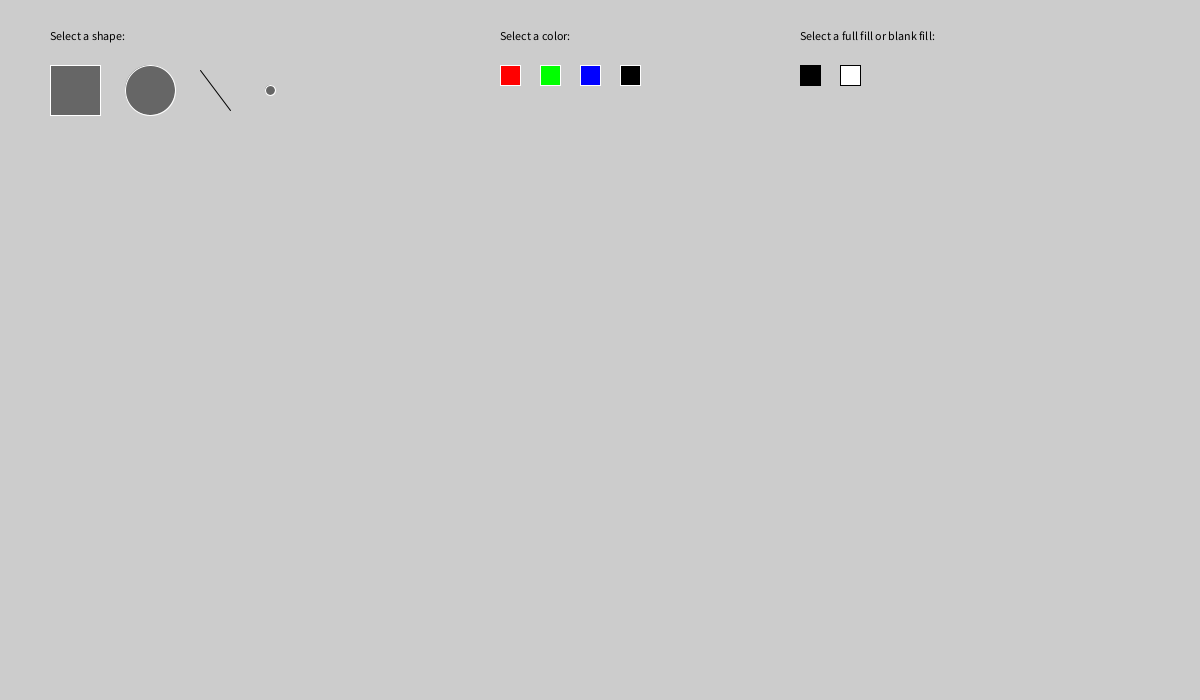
Frame 1 (no input)
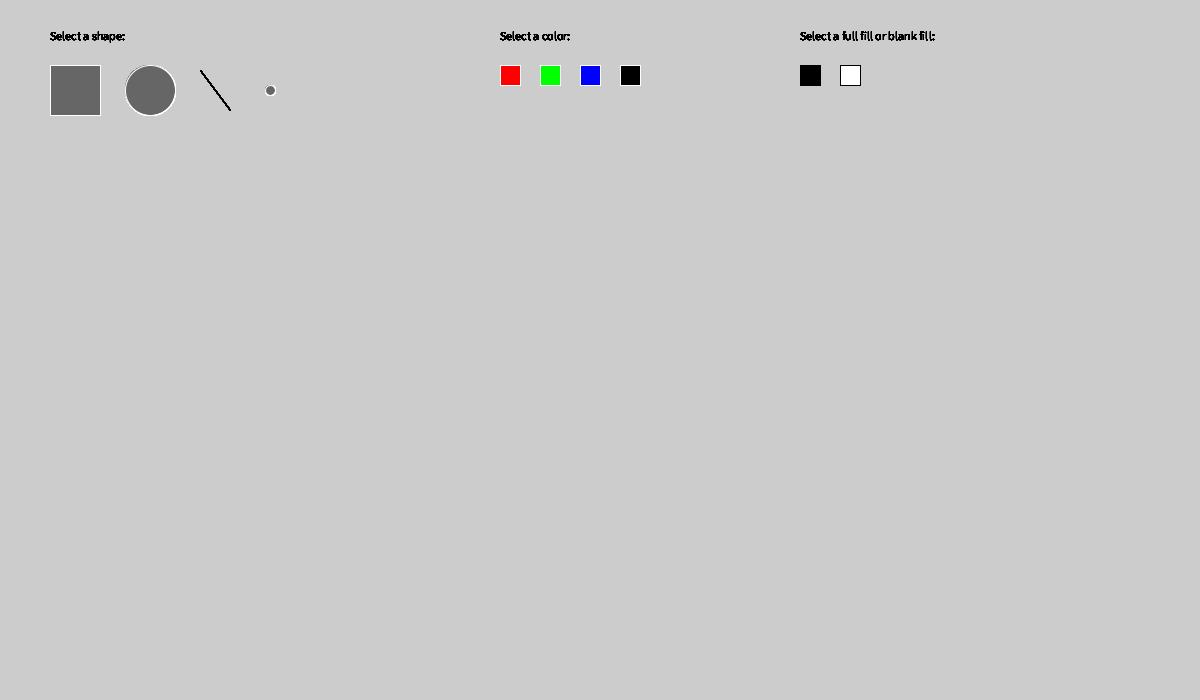
Frame 60 (the mouse pressed at the canvas centre just before this capture)
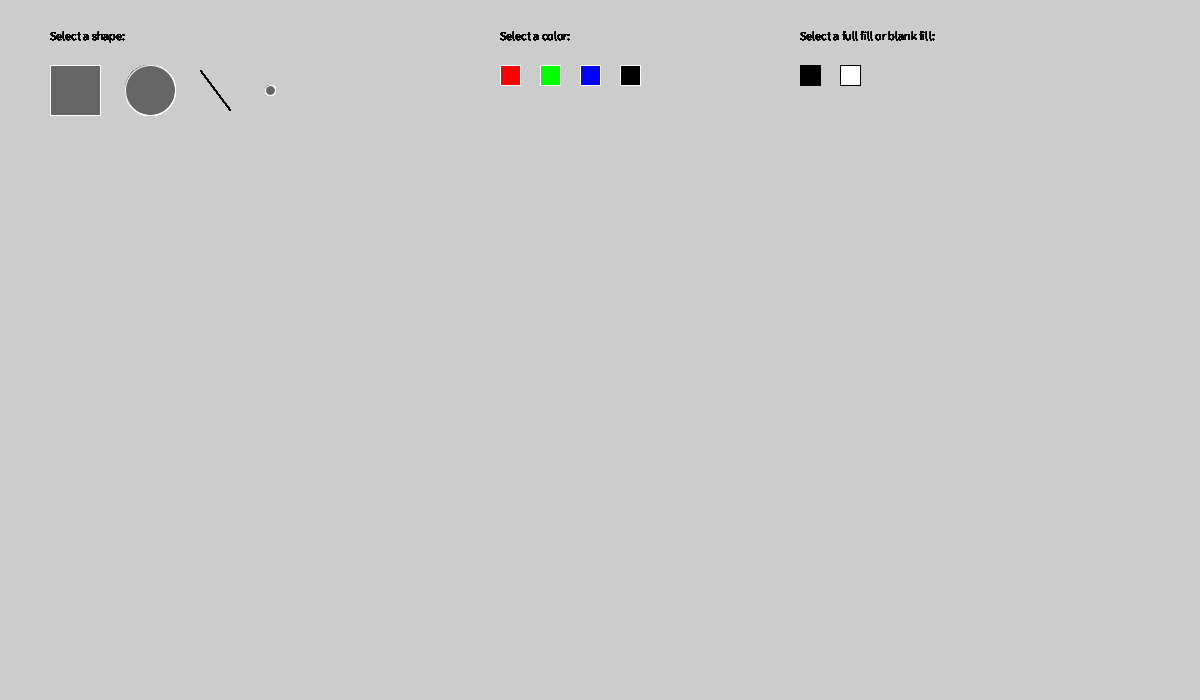
Frame 120 (the mouse held since frame 60 and released just before this capture)

The Processing sketch that drew these frames (run headless with seeded random() and noise(); from frame 60 on, the mouse is pressed at the canvas centre):

// Processing sketch: EJERCICIO_MENU_FIGURAS
// ── EJERCICIO_MENU_FIGURAS.pde
color baseColor, currentColor, rectColor, circleColor, pointColor, lineColor, highlight;
color green = color(0,255,0);
color red = color(255,0,0);
color blue = color(0,0,255);
color black = color(0,0,0);

int currentFill = 1;
int currentShape = 5;

int rectX, rectY;      // Position of square button
int circleX, circleY;  // Position of circle button
int lineX, lineY;      // Position of line button
int pointX, pointY;    // Position of point button

int redX, redY;      // Position of red button
int greenX, greenY;  // Position of green button
int blueX, blueY;    // Position of blue button
int blackX, blackY;  // Position of black button

int fullX, fullY;    // Position of full fill button
int blankX, blankY;  // Position of blank fill button

int initPosX, initPosY;  // Initial position for creating a shape
int endPosX, endPosY;    // Final position for creating a shape

boolean rectOver = false;
boolean circleOver = false;
boolean pointOver = false;
boolean lineOver = false;
boolean redOver = false;
boolean greenOver = false;
boolean blueOver = false;
boolean blackOver = false;
boolean fullOver = false;
boolean blankOver = false;

void setup() {
  size(1200,700);
  baseColor = color(102);
  currentColor = baseColor;
  rectColor = baseColor;
  circleColor = baseColor;
  pointColor = baseColor;
  lineColor = baseColor;
  highlight = color(204);
  baseColor = color(102);
  currentColor = baseColor;
  ellipseMode(CENTER);
  initPosX = initPosY = 0;
  endPosX = endPosY = 0;
}

void draw() {
  updateMouse(mouseX, mouseY);
  
  fill(black);
  text("Select a shape:",50,40);
  
  if (rectOver) {
    fill(highlight);
  } else {
    fill(rectColor);
  }
  stroke(255);
  rect(50, 65, 50, 50);
  
  if (circleOver) {
    fill(highlight);
  } else {
    fill(circleColor);
  }
  stroke(255);
  ellipse(150, 90, 50, 50);
  
  if (lineOver) {
    fill(highlight);
  } else {
    fill(lineColor);
  }
  stroke(0);
  line(200, 70, 230, 110);
  
  if (pointOver) {
    fill(highlight);
  } else {
    fill(pointColor);
  }
  stroke(255);
  ellipse(270, 90, 10, 10);
  
  fill(black);
  text("Select a color:",500,40);

  if (redOver) {
    fill(highlight);
  } else {
    fill(red);
  }
  stroke(255);
  rect(500, 65, 20, 20);
  
  if (greenOver) {
    fill(highlight);
  } else {
    fill(green);
  }
  stroke(255);
  rect(540, 65, 20, 20);
  
  if (blueOver) {
    fill(highlight);
  } else {
    fill(blue);
  }
  stroke(255);
  rect(580, 65, 20, 20);
  
  if (blackOver) {
    fill(highlight);
  } else {
    fill(black);
  }
  stroke(255);
  rect(620, 65, 20, 20);
  
  fill(black);
  text("Select a full fill or blank fill:",800,40);
  
  if (fullOver) {
    stroke(255);
    fill(baseColor);
  } else {
    stroke(255);
    fill(black);
  }
  stroke(0);
  rect(800, 65, 20, 20);
  
  if (blankOver) {
    stroke(255);
    fill(200);
  } else {
    stroke(0);
    fill(255);
  }
  stroke(0);
  rect(840, 65, 20, 20);
}

void mouseDragged() {
  endPosX = mouseX;
  endPosY = mouseY;
}

void mouseReleased() {
  if(currentShape == 2) {
    drawLine(initPosX, initPosY, endPosX, endPosY);
    initPosX = endPosX;
    initPosY = endPosY;
    currentShape = 5;
  }
}

void mousePressed() {
  initPosX = mouseX;
  initPosY = mouseY;
  
  if(currentShape == 0) {
    drawEllipse(initPosX, initPosY);
    currentShape = 5;
  } else if(currentShape == 1) {
    drawRectangle(initPosX, initPosY);
    currentShape = 5;
  } else if(currentShape == 2) {
    //drawLine();
    currentShape = 5;
  } else if(currentShape == 3) {
    drawPoint(initPosX, initPosY);
    currentShape = 5;
  }
  
  if (circleOver) {
    currentShape = 0;
  }
  if (rectOver) {
    currentShape = 1;
  }
  if (lineOver) {
    currentShape = 2;
  }
  if (pointOver) {
    currentShape = 3;
  }
  
  if (redOver) {
    currentColor = red;
  }
  if (greenOver) {
    currentColor = green;
  }
  if (blueOver) {
    currentColor = blue;
  }
  if (blackOver) {
    currentColor = black;
  }
  
  if (fullOver) {
    currentFill = 1;
  }
  if (blankOver) {
    currentFill = 0;
  }
}

void updateMouse(int x, int y) {
  if ( overCircle(150, 90, 50) ) {
    fullOver = blankOver = false;
    redOver = greenOver = blueOver = blackOver = false;
    circleOver = true;
    rectOver = false;
    pointOver = false;
    lineOver = false;
  } else if ( overRect(50, 65, 50, 50) ) {
    fullOver = blankOver = false;
    redOver = greenOver = blueOver = blackOver = false;
    rectOver = true;
    circleOver = false;
    pointOver = false;
    lineOver = false;
  } else if ( overPoint(270, 90, 10) ) {
    fullOver = blankOver = false;
    redOver = greenOver = blueOver = blackOver = false;
    rectOver = false;
    circleOver = false;
    pointOver = true;
    lineOver = false;
  } else if ( overLine(200, 70, 50, 50) ) {
    fullOver = blankOver = false;
    redOver = greenOver = blueOver = blackOver = false;
    rectOver = false;
    circleOver = false;
    pointOver = false;
    lineOver = true;
  } else if ( overColor(500, 65, 20, 20) ) {
    fullOver = blankOver = false;
    rectOver = circleOver = pointOver = lineOver = false;
    redOver = true;
    greenOver = false;
    blueOver = false;
    blackOver = false;
  } else if ( overColor(540, 65, 20, 20) ) {
    fullOver = blankOver = false;
    rectOver = circleOver = pointOver = lineOver = false;
    redOver = false;
    greenOver = true;
    blueOver = false;
    blackOver = false;
  } else if ( overColor(580, 65, 20, 20) ) {
    fullOver = blankOver = false;
    rectOver = circleOver = pointOver = lineOver = false;
    redOver = false;
    greenOver = false;
    blueOver = true;
    blackOver = false;
  } else if ( overColor(620, 65, 20, 20) ) {
    fullOver = blankOver = false;
    rectOver = circleOver = pointOver = lineOver = false;
    redOver = false;
    greenOver = false;
    blueOver = false;
    blackOver = true;
  } else if ( overFill(800, 65, 20, 20) ) {
    redOver = greenOver = blueOver = blackOver = false;
    rectOver = circleOver = pointOver = lineOver = false;
    fullOver = true;
    blankOver = false;
  } else if ( overFill(840, 65, 20, 20) ) {
    redOver = greenOver = blueOver = blackOver = false;
    rectOver = circleOver = pointOver = lineOver = false;
    fullOver = false;
    blankOver = true;
  } else {
    fullOver = blankOver = false;
    circleOver = rectOver = false;
    redOver = greenOver = blueOver = blackOver = false; 
  }
}

boolean overRect(int x, int y, int width, int height)  {
  if (mouseX >= x && mouseX <= x+width && 
      mouseY >= y && mouseY <= y+height) {
    return true;
  } else {
    return false;
  }
}

boolean overLine(int x, int y, int width, int height)  {
  if (mouseX >= x && mouseX <= x+width && 
      mouseY >= y && mouseY <= y+height) {
    return true;
  } else {
    return false;
  }
}

boolean overCircle(int x, int y, int diameter) {
  float disX = x - mouseX;
  float disY = y - mouseY;
  if (sqrt(sq(disX) + sq(disY)) < diameter/2 ) {
    return true;
  } else {
    return false;
  }
}

boolean overPoint(int x, int y, int diameter) {
  float disX = x - mouseX;
  float disY = y - mouseY;
  if (sqrt(sq(disX) + sq(disY)) < diameter/2 ) {
    return true;
  } else {
    return false;
  }
}

boolean overColor(int x, int y, int width, int height)  {
  if (mouseX >= x && mouseX <= x+width && 
      mouseY >= y && mouseY <= y+height) {
    return true;
  } else {
    return false;
  }
}

boolean overFill(int x, int y, int width, int height)  {
  if (mouseX >= x && mouseX <= x+width && 
      mouseY >= y && mouseY <= y+height) {
    return true;
  } else {
    return false;
  }
}



void drawPoint(int a, int b) {
  if(currentFill == 1) {
    stroke(currentColor);
    fill(currentColor);
  } else {
    strokeWeight(2);
    stroke(currentColor);
    fill(244);
  }
  ellipse(a,b,8,8);
}

void drawLine(int a, int b, int c, int d) {
  stroke(currentColor);
  strokeWeight(2);
  line(a,b,c,d);
}

void drawRectangle(int a, int b) {
  if(currentFill == 1) {
    stroke(currentColor);
    fill(currentColor);
  } else {
    strokeWeight(2);
    stroke(currentColor);
    fill(244);
  }
  rect(a,b,200,200);
}

void drawEllipse(int a, int b) {
  if(currentFill == 1) {
    stroke(currentColor);
    fill(currentColor);
  } else {
    strokeWeight(2);
    stroke(currentColor);
    fill(244);
  }
  ellipse(a,b,150,150);
}
